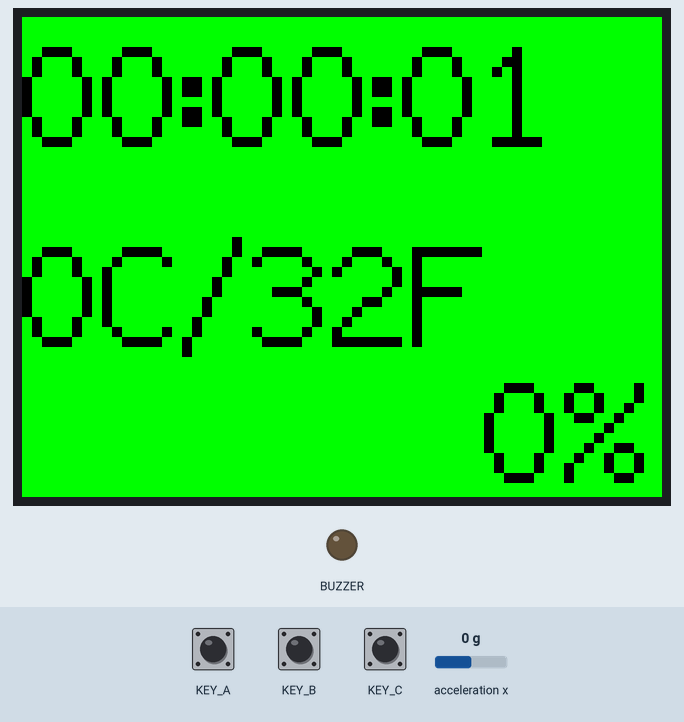
Recording of a sketch running on a simulated Seeed Wio Terminal. Shown: 320×240 colour display, output pins drawn as LEDs (lit = HIGH). The test bench sets the inputs (shaded band); at power-on: KEY_A HIGH, KEY_C HIGH, KEY_B HIGH, acceleration x 0 g. What the sketch prints to the serial monitor is not drawn.

Above: at 1.9 s.
2.0 s: KEY_A pulled LOW for 0.15 s
At 2.4 s:
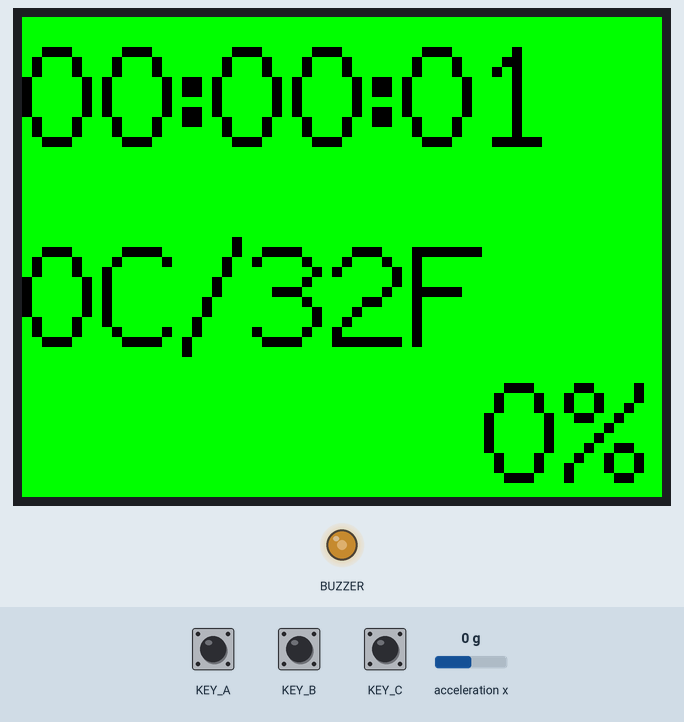
4.5 s: KEY_C pulled LOW for 0.15 s
At 6.4 s:
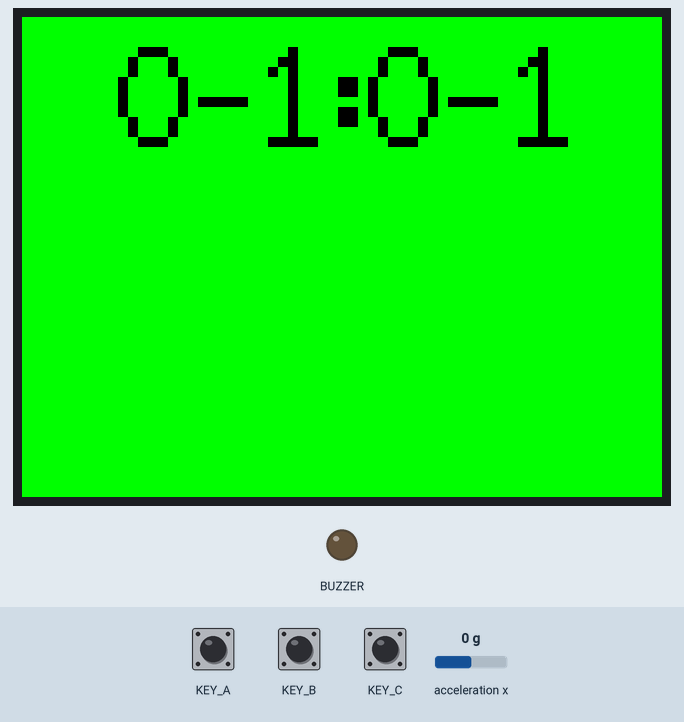
6.7 s: KEY_B pulled LOW for 3.2 s
At 8.5 s:
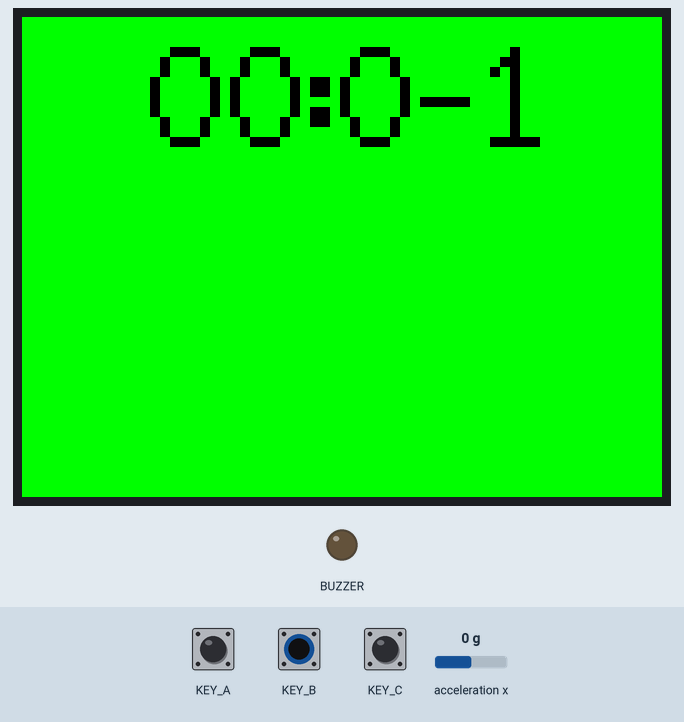
11.4 s: KEY_A pulled LOW for 1 s
At 13.3 s:
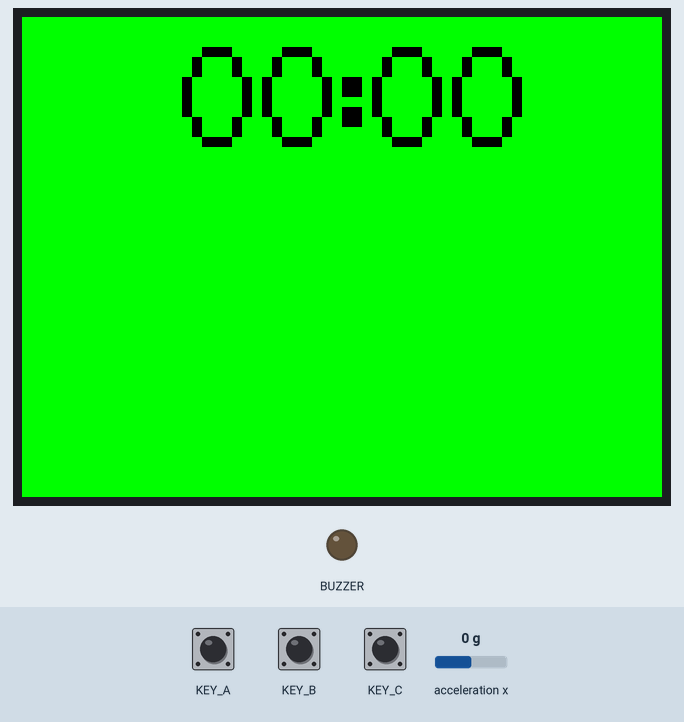
13.9 s: KEY_B pulled LOW for 0.15 s
At 16.1 s:
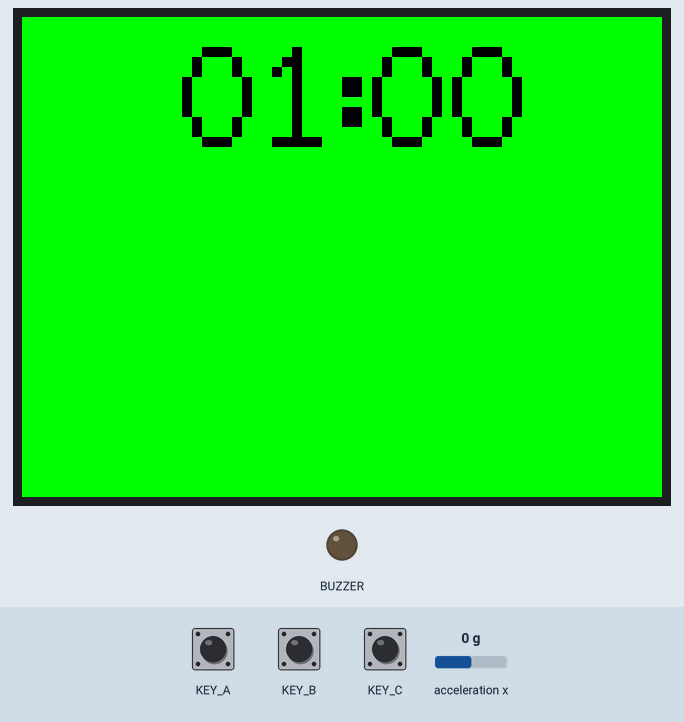
16.4 s: KEY_C pulled LOW for 1 s
At 17.9 s:
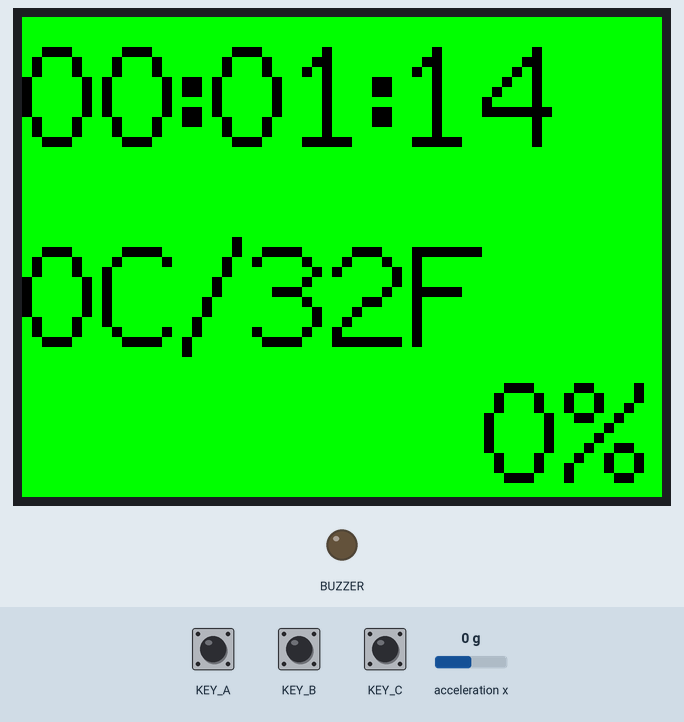
Timing chart, 0 to 19.4 s (numbered marks = the images above; inputs shaded):
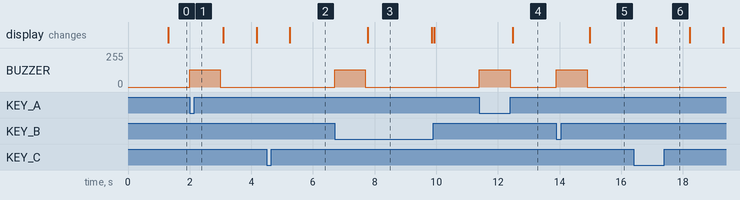

Measured:
- after the input at 2.0 s, BUZZER: 0/255 → 128/255 at once, → 0/255 1.0 s later
- after the input at 6.7 s, BUZZER: 0/255 → 128/255 at once, → 0/255 1.0 s later; the display: changes after 1.1 s (image 3)
- after the input at 11.4 s, BUZZER: 0/255 → 128/255 at once, → 0/255 1.0 s later; the display: changes after 1.1 s (image 4)
- after the input at 13.9 s, BUZZER: 0/255 → 128/255 at once, → 0/255 1.0 s later; the display: changes after 1.1 s (image 5)
- after the input at 16.4 s, the display: changes after 0.74 s (image 6)
- what the display in image 3 shows lasts 2.1 s, from 7.8 s to 9.9 s

The sketch:

AlarmClock.ino
```cpp
#include <TFT_eSPI.h>
#include <SPI.h>
#include <Wire.h>
#include "AHT20.h"
#include "LIS3DHTR.h"

LIS3DHTR<TwoWire> lis;
AHT20 AHT;

TFT_eSPI tft = TFT_eSPI();
void setup() {
  //LCD
  tft = TFT_eSPI();
  tft.init();
  tft.setRotation(3);
  tft.setCursor(0, 0, 2);
  tft.fillScreen(TFT_GREEN);
  tft.setTextColor(TFT_BLACK, TFT_GREEN);
  tft.setTextSize(5);

  // put your setup code here, to run once:
  Serial.begin(19200);
  // buttons
  pinMode(WIO_KEY_A, INPUT_PULLUP);
  pinMode(WIO_KEY_B, INPUT_PULLUP);
  pinMode(WIO_KEY_C, INPUT_PULLUP);
  //accelerometer
  AHT.begin();
  lis.begin(Wire1);
  lis.setOutputDataRate(LIS3DHTR_DATARATE_25HZ); // Setting output data rage to 25Hz, can be set up tp 5kHz
  lis.setFullScaleRange(LIS3DHTR_RANGE_2G); // Setting scale range to 2g, select from 2,4,8,16g
  //light sensor
  pinMode(WIO_LIGHT, INPUT);
  //buzzer
  pinMode(WIO_BUZZER, OUTPUT);
  //interrupt
  attachInterrupt(digitalPinToInterrupt(WIO_KEY_A), apress, FALLING);
  attachInterrupt(digitalPinToInterrupt(WIO_KEY_B), bpress, FALLING);
  attachInterrupt(digitalPinToInterrupt(WIO_KEY_C), cpress, FALLING);
}

//variables declared here largely for memory reasons
int ret; //for reading humidity and temperature
float tempF;
float temp; // for temp
float humi; // for humidity
float x_values, y_values, z_values; // for accelerometer
int hours; //hour variable
int mins; //minute variable
int secs; // second variable
volatile bool bhasbeenpressed = false; //flag showing whether or not b has been pressed
volatile bool ahasbeenpressed = false; //flag showing whether or not a has been pressed
volatile bool chasbeenpressed = false; //flag showing whether or not c has been pressed
bool alarmMode = false;
bool alarmOn = false;
unsigned long startmillis; // for timing purposes
unsigned long currmillis; // for timing purposes
String displayTime;
String displayTemp;
String displayHumd;

//alarm variables
int aHours = -1;
int aMins = -1;

//watchdog timer variables to turn off screen
int screenOffTimer = 0;
bool screenOn = true;

//display variables
int xPos;
int yPos;

//buzzbuzz
unsigned long buzzermillisstart; // for timing purposes
unsigned long buzzermillisend; // for timing purposes

//tilting
float refX = 0, refY = 0, refZ = 0;
float refMag;
float currMag;
float dotProduct;
float angle;


void bpress() //flag b as true
{
  bhasbeenpressed = true;
  return;
}

void apress() //flag a as true
{
  ahasbeenpressed = true;
  return;
}

void cpress() //flag c as true
{
  chasbeenpressed = true;
  return;
}

void doA() // up minute
{
  if(alarmMode) //in alarm mode
  {
    aMins ++;
    if(aMins > 59) //check if mins > 59
    {
      aMins = 0;
    }
  }
  else //not in alarm mode
  {
    mins ++;
    if(mins > 59) //check if mins > 59
    {
      mins = 0;
    }
  }
  ahasbeenpressed = false;
  buzzbuzz();
  screenOffTimer = 0;
  return;
}

void doB() //up hour
{
  if (alarmMode) //in alarm mode
  {
    aHours ++;
    if (aHours > 23)  //check if hours > 23
    {
      aHours = 0;
    }
  }
  else //not in alarm mode
  {
    hours ++;
    if (hours > 23)  //check if hours > 23
    {
      hours = 0;
    }
  }
  bhasbeenpressed = false;
  buzzbuzz();
  screenOffTimer = 0;
  return;
}

void doC() //alarm mode
{
  if(alarmMode)
  {
    alarmMode = false;
  }
  else alarmMode = true;
  chasbeenpressed = false;
  if(alarmOn)
  {
    alarmOn = false;
    analogWrite(WIO_BUZZER, 0);
  }
  screenOffTimer = 0;
  return;
}

void updateClock() //updates clock and temp/humidity
{
  // get updated time
  if (secs == 59)
  {
    if (mins == 59)
    {
      hours ++;
      if (hours > 23)
      {
        hours = 0;
      }
      mins = 0;
    }
    else mins ++;
    secs = 0;
  }
  else secs ++;

  // update humi and temp
  ret = AHT.getSensor(&humi, &temp);
  tempF = 1.8 * temp + 32;

  // Clear screen
  tft.fillScreen(TFT_GREEN);
  displayTime = "";
  //when in alarm mode, display just hours and minutes that are set to alarm
  if(alarmMode)
  {

    if (aHours < 10)
    {
      displayTime = "0";
    }
    displayTime = displayTime + String(aHours);
    if(aMins < 10)
    {
      displayTime = displayTime + ":0" + String(aMins);
    }
    else
    {
      displayTime = displayTime + String(aHours) + ":" + String(aMins);
    }

    // Calculate centered coordinates
    xPos = (tft.width() - (displayTime.length()*32)) / 2;
    yPos = (tft.height() - 48) / 2;

    // Dsiplay alarm time
    tft.drawString(displayTime, xPos, 0);
    Serial.println(displayTime);
  }
  else
  {
    //when not in alarm mode, display, current hours : mins : secs, humidity and temp
     if (hours < 10)
    {
      displayTime = "0";
    }
    displayTime = displayTime + String(hours);
    if(mins < 10)
    {
      displayTime = displayTime + ":0" + String(mins) + ":";
    }
    else
    {
      displayTime = displayTime + String(hours) + ":" + String(mins) + ":";
    }
    if(secs < 10)
    {
      displayTime = displayTime + "0";
    }
    displayTime = displayTime + String(secs);


    // Calculate centered coordinates
    xPos = (tft.width() - (displayTime.length()*32)) / 2;
    yPos = (tft.height() - 48) / 2;

    // Display
    tft.drawString(displayTime, 0, 0);
    Serial.print(displayTime);

    //display temp
    yPos = tft.height() - 72;
    displayTemp = String((int)temp) + "C/" + String((int)tempF) + "F";
    tft.drawString(displayTemp, 0, 100);
    Serial.print(displayTemp);
    //display humi
    displayHumd = String((int)humi) + "%";
    xPos = tft.width() - (displayHumd.length()*32);
    tft.drawString(displayHumd, xPos - 25, yPos);
    Serial.println(displayHumd);
  }
  return;
}

void buzzbuzz()
{
  buzzermillisstart = millis();
  analogWrite(WIO_BUZZER, 128);
  do
  {
    buzzermillisend = millis();
  }while((buzzermillisend - buzzermillisstart) < (1000));
  analogWrite(WIO_BUZZER, 0);

  return;
}


void loop() {
  // put your main code here, to run repeatedly:
  //update every second
  startmillis = millis();
  do{
    currmillis = millis();
    if (ahasbeenpressed) //check if a has been pressed
    {
      doA();
    }

    if (bhasbeenpressed) //check if b has been pressed
    {
      doB();
    }

    if (chasbeenpressed) //check if c has been pressed
    {
      doC();
    }

    if((hours == aHours)&&(mins == aMins))
    {
      alarmOn = true;
    }

  else
  {
    screenOn = false;
  }
  x_values = lis.getAccelerationX();

    if(alarmOn)
    {
      analogWrite(WIO_BUZZER, 128);
    }

  }while((currmillis - startmillis) < 999);
  updateClock(); //update clock and display
  screenOffTimer ++;
  if(lis.getAccelerationX() > x_values - .2 && lis.getAccelerationX() < x_values + .2)
   {
    if (screenOffTimer > 5)
    {
      screenOn = false;
      digitalWrite(LCD_BACKLIGHT, LOW);

    }
  }
  Serial.println(screenOffTimer);


  /*float refX = 0, refY = 0, refZ = 0, newX = 0, newY = 0, newZ = 0;
const float tiltThreshold = 50.0;*/


  if(screenOffTimer < 5)
    {
      screenOn = true;
      digitalWrite(LCD_BACKLIGHT, HIGH);
    }

}
```
